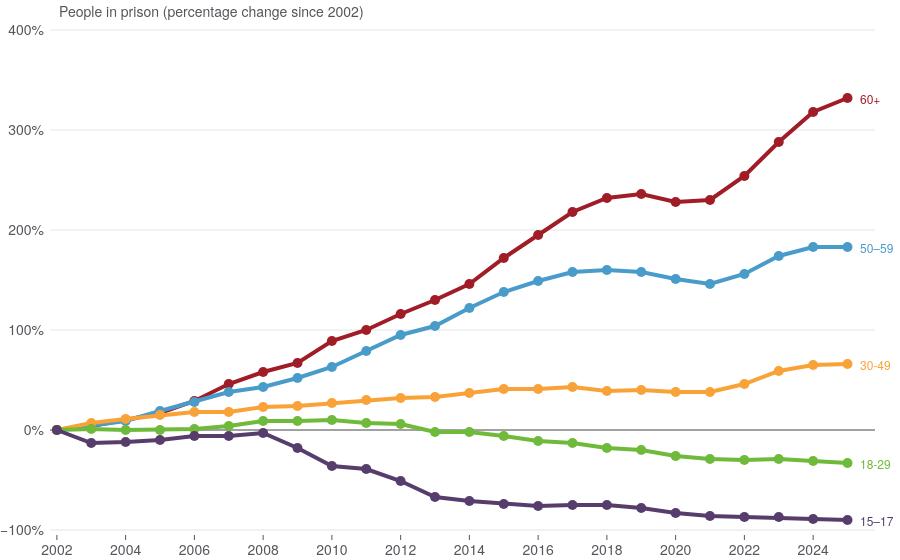

Source (notebook cell):
### Code cell
fig = plotly_age_groups.prepare_chart()
fig

### Figure 1 — Plotly figure (JSON) as saved in the notebook; plotly's stock layout.template omitted (floating-point values rounded to 4 significant figures)
{"data": [{"hovertemplate": "<b>%{text}</b><br>Change since 2002: %{y:,.0f}%<extra></extra>", "mode": "lines+markers", "name": "60+", "text": ["60+", "60+", "60+", "60+", "60+", "60+", "60+", "60+", "60+", "60+", "60+", "60+", "60+", "60+", "60+", "60+", "60+", "60+", "60+", "60+", "60+", "60+", "60+", "60+"], "type": "scatter", "x": [2002, 2003, 2004, 2005, 2006, 2007, 2008, 2009, 2010, 2011, 2012, 2013, 2014, 2015, 2016, 2017, 2018, 2019, 2020, 2021, 2022, 2023, 2024, 2025], "y": [0, 4, 10, 17, 29, 46, 58, 67, 89, 100, 116, 130, 146, 172, 195, 218, 232, 236, 228, 230, 254, 288, 318, 332]}, {"hovertemplate": "<b>%{text}</b><br>Change since 2002: %{y:,.0f}%<extra></extra>", "mode": "lines+markers", "name": "50–59", "text": ["50–59", "50–59", "50–59", "50–59", "50–59", "50–59", "50–59", "50–59", "50–59", "50–59", "50–59", "50–59", "50–59", "50–59", "50–59", "50–59", "50–59", "50–59", "50–59", "50–59", "50–59", "50–59", "50–59", "50–59"], "type": "scatter", "x": [2002, 2003, 2004, 2005, 2006, 2007, 2008, 2009, 2010, 2011, 2012, 2013, 2014, 2015, 2016, 2017, 2018, 2019, 2020, 2021, 2022, 2023, 2024, 2025], "y": [0, 4, 9, 19, 28, 38, 43, 52, 63, 79, 95, 104, 122, 138, 149, 158, 160, 158, 151, 146, 156, 174, 183, 183]}, {"hovertemplate": "<b>%{text}</b><br>Change since 2002: %{y:,.0f}%<extra></extra>", "mode": "lines+markers", "name": "30-49", "text": ["30-49", "30-49", "30-49", "30-49", "30-49", "30-49", "30-49", "30-49", "30-49", "30-49", "30-49", "30-49", "30-49", "30-49", "30-49", "30-49", "30-49", "30-49", "30-49", "30-49", "30-49", "30-49", "30-49", "30-49"], "type": "scatter", "x": [2002, 2003, 2004, 2005, 2006, 2007, 2008, 2009, 2010, 2011, 2012, 2013, 2014, 2015, 2016, 2017, 2018, 2019, 2020, 2021, 2022, 2023, 2024, 2025], "y": [0, 7, 11, 15, 18, 18, 23, 24, 27, 30, 32, 33, 37, 41, 41, 43, 39, 40, 38, 38, 46, 59, 65, 66]}, {"hovertemplate": "<b>%{text}</b><br>Change since 2002: %{y:,.0f}%<extra></extra>", "mode": "lines+markers", "name": "18-29", "text": ["18-29", "18-29", "18-29", "18-29", "18-29", "18-29", "18-29", "18-29", "18-29", "18-29", "18-29", "18-29", "18-29", "18-29", "18-29", "18-29", "18-29", "18-29", "18-29", "18-29", "18-29", "18-29", "18-29", "18-29"], "type": "scatter", "x": [2002, 2003, 2004, 2005, 2006, 2007, 2008, 2009, 2010, 2011, 2012, 2013, 2014, 2015, 2016, 2017, 2018, 2019, 2020, 2021, 2022, 2023, 2024, 2025], "y": [0, 1, 0, 0, 1, 4, 9, 9, 10, 7, 6, -2, -2, -6, -11, -13, -18, -20, -26, -29, -30, -29, -31, -33]}, {"hovertemplate": "<b>%{text}</b><br>Change since 2002: %{y:,.0f}%<extra></extra>", "mode": "lines+markers", "name": "15–17", "text": ["15–17", "15–17", "15–17", "15–17", "15–17", "15–17", "15–17", "15–17", "15–17", "15–17", "15–17", "15–17", "15–17", "15–17", "15–17", "15–17", "15–17", "15–17", "15–17", "15–17", "15–17", "15–17", "15–17", "15–17"], "type": "scatter", "x": [2002, 2003, 2004, 2005, 2006, 2007, 2008, 2009, 2010, 2011, 2012, 2013, 2014, 2015, 2016, 2017, 2018, 2019, 2020, 2021, 2022, 2023, 2024, 2025], "y": [0, -13, -12, -10, -6, -6, -3, -18, -36, -39, -51, -67, -71, -74, -76, -75, -75, -78, -83, -86, -87, -87, -89, -90]}], "layout": {"annotations": [{"align": "left", "font": {"color": "#A01D28", "size": 12}, "showarrow": false, "text": "60+", "x": 2025.0, "xanchor": "left", "xref": "x", "y": 332, "yref": "y"}, {"align": "left", "font": {"color": "#499CC9", "size": 12}, "showarrow": false, "text": "50–59", "x": 2025.0, "xanchor": "left", "xref": "x", "y": 183, "yref": "y"}, {"align": "left", "font": {"color": "#F9A237", "size": 12}, "showarrow": false, "text": "30-49", "x": 2025.0, "xanchor": "left", "xref": "x", "y": 66, "yref": "y"}, {"align": "left", "font": {"color": "#6FBA3A", "size": 12}, "showarrow": false, "text": "18-29", "x": 2025.0, "xanchor": "left", "xref": "x", "y": -33, "yref": "y"}, {"align": "left", "font": {"color": "#573D6B", "size": 12}, "showarrow": false, "text": "15–17", "x": 2025.0, "xanchor": "left", "xref": "x", "y": -90, "yref": "y"}, {"align": "left", "font": {"size": 14}, "showarrow": false, "text": "People in prison (percentage change since 2002)", "x": 2002, "xanchor": "left", "xref": "x", "y": 1.04, "yref": "paper"}], "hoverlabel": {"bgcolor": "rgba(247, 242, 242, 0.8)"}, "hovermode": "x unified", "xaxis": {"dtick": 2, "range": [2002.0, 2026.0], "tick0": 2002}, "yaxis": {"automargin": true, "dtick": 100, "range": [-105, 410], "ticksuffix": "%"}}}
